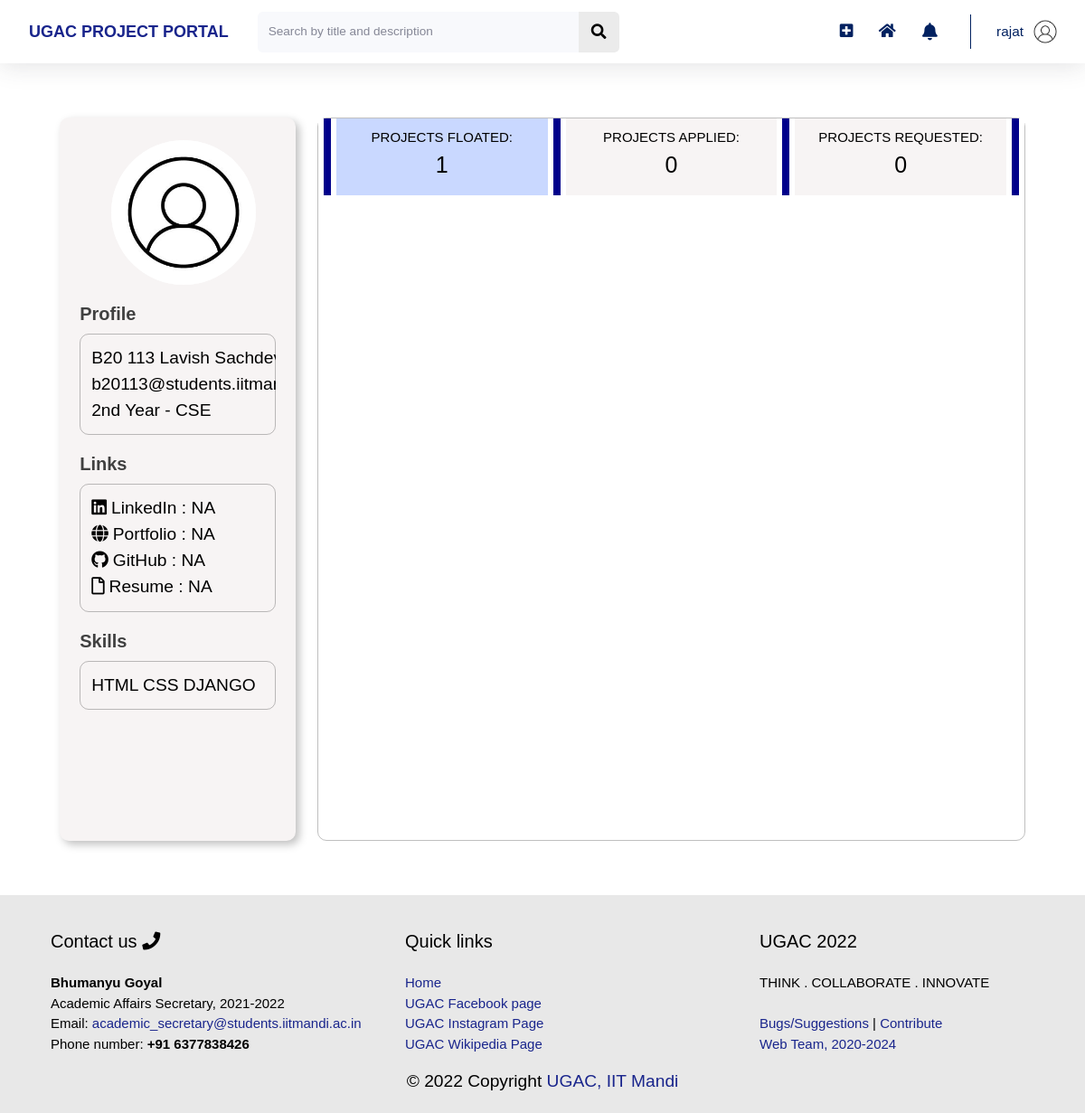
The app's page /profile/10 (signed in) with its own data.
### users/models.py (models this page shows, shortened)
class Profile(models.Model):
    user = models.OneToOneField(User, on_delete=models.CASCADE)
    image = models.ImageField(default = 'default.jpg', upload_to='profile_pics', blank=True, validators=[FileExtensionValidator(allowed_extensions=['png', 'jpg', 'jpeg'])])
    profile_type = models.CharField(max_length=30, choices = YEAR_CHOICES)
    area_of_interest = models.CharField(max_length=100)
    school = models.CharField(max_length=100, choices=SCHOOL_CHOICES)
    rollno = models.CharField(max_length=10)
    year = models.CharField(max_length=30, choices = YEAR_CHOICES)
    branch = models.CharField(max_length=30, choices = BRANCH_CHOICES)
    techskills = models.ManyToManyField(Tag, related_name='techskills')
    starred_projects = models.ManyToManyField(Project, related_name='starred_projects', blank = True)
    liked_projects = models.ManyToManyField(Project, related_name='liked_projects', blank = True)
    cv = models.FileField(upload_to='resumes',validators=[FileExtensionValidator(allowed_extensions=['pdf'])])
    linked_in_link = models.CharField(blank=True, max_length=100)
    portfolio_link = models.CharField(blank=True, max_length=100)
    github_link = models.CharField(blank=True, max_length=100)

### home/models.py (models this page shows)
class Tag(models.Model):
    Title = models.CharField(max_length=20)
    def __str__(self):
        return f"{self.Title}"

### home/decorators.py (the view)
    def wrap(request, *args, **kwargs):
        if check_user_profile(request.user):
            messages.error(request, 'Please complete your profile first.')
            return redirect(f'/profile/edit?firstLogin=True')
        else:
            return function(request, *args, **kwargs)

### users/templates/users/profile.html (shortened to what this page needs)
{% extends 'home/main.html' %} {% load static %}
{% block customStylesheets %}
<link rel="stylesheet" type="text/css" href="{% static 'users/profile.css' %}">
{% endblock customStylesheets %}
{% block content %}
<div id="profile" class="horizontal-center">
  <div id="leftColumn">
    <img class="profileImage" src="{{ profile_user.profile.image.url }}" alt="">
    <div class="leftColumnCard horizontal-center">
      <div class="cardTitle">
        Profile
      </div>
      <div class="cardDetails vertical-center">
        <div>
          {{ profile_user.first_name }} {{ profile_user.last_name }}
          <br>
          {{ profile_user.email }}
          <br>
          {% if profile_user.profile.profile_type == 'Student' %}
            {{ profile_user.profile.year }} Year - {{ profile_user.profile.branch }}
          {% else %}
            School - {{ profile_user.profile.school }}
            <br>
            Area of Interest - {{ profile_user.profile.area_of_interest }}
          {% endif %}
        </div>
      </div>
    </div>
    <div class="leftColumnCard horizontal-center">
      <div class="cardTitle">
        Links
      </div>
      <div class="cardDetails vertical-center">
        <div>
          <i class="fab fa-linkedin" style="margin-right: 5px;"></i>LinkedIn :
          {% if profile_user.profile.linked_in_link|length > 0%}
          <a href={{profile_user.profile.linked_in_link}} target="_blank">{{profile_user.profile.linked_in_link}}</a>
          {% else %}
          NA
          {% endif %}
          <br>
          <i class="fas fa-globe" style="margin-right: 5px;"></i>Portfolio :
          {% if profile_user.profile.portfolio_link|length > 0%}
          <a href={{profile_user.profile.portfolio_link}} target="_blank">{{profile_user.profile.portfolio_link}}</a>
          {% else %}
          NA
          {% endif %}
          <br>
          <i class="fab fa-github" style="margin-right: 5px;"></i>GitHub :
          {% if profile_user.profile.github_link|length > 0%}
          <a href={{profile_user.profile.github_link}} target="_blank">{{profile_user.profile.github_link}}</a>
          {% else %}
          NA
          {% endif %}
          <br>
          <i class="far fa-file" style="margin-right: 5px;"></i>Resume :
          {% if profile_user.profile.cv|length > 0%}
          <a href="{{profile_user.profile.cv.url}}" target="_blank">
            Click Here
          </a>
          {% else %}
          NA
          {% endif %}
          <br>
        </div>
      </div>
    </div>
    <div class="leftColumnCard horizontal-center">
      <div class="cardTitle">
        Skills
      </div>
      <div class="cardDetails vertical-center">
        <div>
          {% for skill in profile_user.profile.techskills.all %}
          {{ skill }}
          {% endfor %}
        </div>
      </div>
    </div>
  </div>
  <div id="rightColumn">
    <div id="profileProjects">
      <div id="projectButtons">
        <div class="vertical-line">
          <div class="line"></div>
        </div>
        <div class="projectButton buttonSelected" id='projects0button' onclick="toggleVisibility('projects0')">
          <div class="projectButtonTitle">
            PROJECTS FLOATED:
          </div>
          <div class="projectsNumbers">
            {{ projects_id.0|length }}
          </div>
        </div>
        <div class="vertical-line">
          <div class="line"></div>
        </div>
        {% if profile_user.profile.profile_type == 'Student' %}
          <div class="projectButton" id='projects1button' onclick="toggleVisibility('projects1')">
            <div class="projectButtonTitle">
              PROJECTS APPLIED:
            </div>
            <div class="projectsNumbers">
              {{ projects_id.2|length }}
            </div>
          </div>
          <div class="vertical-line">
            <div class="line"></div>
          </div>
        {% endif %}
        <div class="projectButton" id='projects2button' onclick="toggleVisibility('projects2')">
          <div class="projectButtonTitle">
            PROJECTS REQUESTED:
          </div>
          <div class="projectsNumbers">
            {{ projects_id.3|length }}
          </div>
        </div>
        <div class="vertical-line">
          <div class="line"></div>
        </div>
      </div>
    </div>
  </div>
</div>
</div>
{% endblock content %}

### home/templates/home/base.html (shortened to what this page needs)
{% load static %}
<!DOCTYPE html>
<html lang="en">
    <head>
        {% block stylesheets %}
        <link rel="stylesheet" type="text/css" href="{% static 'home/style.css' %}">
        <link rel="stylesheet" type="text/css" href="{% static 'home/cards.css' %}">
        <link rel="stylesheet" type="text/css" href="{% static 'home/footer.css' %}">
        {% endblock stylesheets %}
        {% block customStylesheets %}{% endblock customStylesheets %}
        <link rel="stylesheet" href="https://pro.fontawesome.com/releases/v5.10.0/css/all.css" />
    </head>
    {% block mainBlock %}
    <body id="page-top">
        <div id="wrapper">
            <div id="content-wrapper" class="d-flex flex-column">
                <div id="content" style="background: white;">
                    <nav class="navbar navbar-expand navbar-light bg-white topbar mb-4 static-top shadow">
                        <div class="sidebar-brand-text mx-3" style="color: #022160; font-size: large; font-weight: bold"> <a href="/home">UGAC PROJECT PORTAL</a></div>
                        <form method="POST" action="{{request.get_full_path}}" class="d-none d-sm-inline-block form-inline mr-auto ml-md-3 my-2 my-md-0 mw-100 navbar-search">
                            <div class="input-group">
                                <input type="text" class="form-control bg-light border-0 small" placeholder="Search by title and description" aria-label="Search" aria-describedby="basic-addon2" name="search">
                                <div class="input-group-append">
                                    <button class="btn btn-primary" type="submit">
                                        <i class="fas fa-search fa-sm"></i>
                                    </button>
                                </div>
                            </div>
                        </form>
                        <ul class="navbar-nav ml-auto">
                            <div class="notif-tooltip">
                                <a class="nav-link" href="/project/new">
                                    <i class="fas fa-plus-square fa-sm fa-fw mr-2 text-gray-400" style="margin-top: 18px;"></i>
                                </a>
                            </div>
                            <div class="notif-tooltip">
                                <a class="nav-link" href="{% url 'home' %}" role="button" style="margin-top: 11px;">
                                    <i class="fas fa-home fa-fw fa-sm mr-2 text-gray-400"></i>
                                </a>
                            </div>
                            <li class="nav-item dropdown no-arrow mx-1">
                                <a class="nav-link dropdown-toggle notif-tooltip" id="alertsDropdown" role="button" data-toggle="dropdown" aria-haspopup="true" aria-expanded="false" style="padding: 8px; width: 41.5px;">
                                    <i class="fas fa-bell fa-fw" style="margin-right: 8px;"></i>
                                </a>
                            </li>
                            <li class="nav-item dropdown no-arrow">
                                <a class="nav-link dropdown-toggle" id="userDropdown" role="button" data-toggle="dropdown" aria-haspopup="true" aria-expanded="false">
                                    <span class="mr-2 d-none d-lg-inline text-gray-600 small">{{user.username}}</span>
                                    <img class="img-profile rounded-circle" src="{{user.profile.image.url}}">
                                </a>
                            </li>
                        </ul>
                    </nav>
                    <div class="container-fluid">
                        {% block content %}{% endblock content %}
                    </div>
                </div>
            </div>
         <div id="footer">
            <div class="footer_cards">
                <div class="footer_card">
                    <div class="footer_card_Title">
                        Contact us <i class="fa fa-phone" aria-hidden="true"></i>
                    </div>
                    <div class="footer_card_Details">
                        <b>Bhumanyu Goyal</b>
                        <br>
                        Academic Affairs Secretary, 2021-2022
                        <br>
                        Email: <a href="mailto:academic_secretary@students.iitmandi.ac.in" target="_blank">academic_secretary@students.iitmandi.ac.in</a>
                        <br>
                        Phone number: <b>+91 6377838426</b>
                    </div>
                </div>
                <div class="footer_card">
                    <div class="footer_card_Title">
                        Quick links
                    </div>
                    <div class="footer_card_Details">
                        <a href="">Home</a>
                        <br>
                        <a href="https://www.facebook.com/iitmandi.acadcouncil/" target="_blank">UGAC Facebook page</a>
                        <br>
                        <a href="https://www.instagram.com/iitmandi.acadcouncil/?hl=en" target="_blank">UGAC Instagram Page</a>
                        <br>
                        <a href="https://wiki.iitmandi.co.in/p/UG_Academic_Council" target="_blank">UGAC Wikipedia Page</a>
                    </div>
                </div>
                <div class="footer_card">
                    <div class="footer_card_Title">
                        UGAC <script>document.write(new Date().getFullYear())</script>
                    </div>
                    <div class="footer_card_Details">
                        THINK . COLLABORATE . INNOVATE
                        <br>
                        <br>
                        <a href="https://github.com/naveensaigit/project_portal/issues/new" target="_blank">Bugs/Suggestions</a> |
                        <a href="mailto:academic_secretary@students.iitmandi.ac.in?subject=Request%20to%20contribute%20to%20the%20Project%20Portal&body=Hi,%20I%20would%20like%20to%20contribute%20to%20the%20maintenance%20and%20improvement%20of%20the%20Project%20Portal.%20I%20am%20excited%20to%20work%20as%20a%20*frontend/backend%20developer*%20and%20become%20a%20member%20of%20the%20development%20team.%20The%20following%20information%20shall%20be%20useful%20in%20evaluating%20my%20skills%20and%20considering%20me%20as%20a%20contributor%20My%20motivation%20to%20contribute%20to%20the%20UGAC%20Project%20Portal%20is%20*enter%20your%20reason%20here*.My%20past%20experience%20is%20as%20follows-%20*Links%20of%20relevant%20GitHub%20repositories%20here*My%20Resume%20is%20attached%20herewith%20*Attach%20your%20resume%20with%20this%20email*I%20can%20spend%20*mention%20the%20number%20of%20hours%20you%20can%20spend%20on%20project%20portal%20work%20in%20a%20week*%20in%20a%20week.Thanks%20and%20Regards*Your%20Name**Your%20Roll%20Number*PS:%20Enter%20the%20relevant%20information%20in%20**%20and%20delete%20the%20comments%20before%20sending%20the%20email." target="_blank">Contribute</a>
                        <br><a href="/team" style="align-content: center;" target="_blank">Web Team, 2020-2024</a>
                    </div>
                    </div>
                </div>
            </div>
            <div id="CopyrightAndTeam">
                <div class="vertical-center">
                    <div class="copyright horizontal-center">
                        &copy; <script>document.write(new Date().getFullYear())</script> Copyright <a href="https://wiki.iitmandi.co.in/p/UG_Academic_Council" target="_blank">UGAC, IIT Mandi</a>
                    </div>
                </div>
            </div>
    </body>
    {% endblock mainBlock %}
</html>

### records on screen
Tag: Title "HTML"
Tag: Title "CSS"
Tag: Title "DJANGO"

### other values on screen
{{ user.username }} "rajat"
{{ profile_user.first_name }} "B20 113"
{{ profile_user.last_name }} "Lavish…"
{{ profile_user.profile.year }} "2nd"
{{ profile_user.profile.branch }} "CSE"
{{ projects_id.0|length }} "1"
{{ projects_id.2|length }} "0"
{{ projects_id.3|length }} "0"
